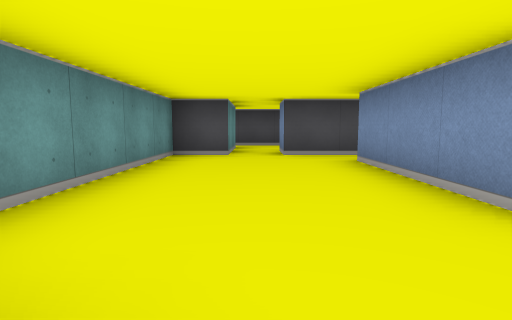
View 1 (above)

17 first-person views from a walk through a cub3D maze. The camera is about half as high as the walls, tilts 6° down and sees 80° across. The floor is counted in squares. Each view is taken from the middle of a square. On the plan, view 1 faces up. The plan holds only what a view shows up to about 9 squares ahead; the rest is blank.

View 2
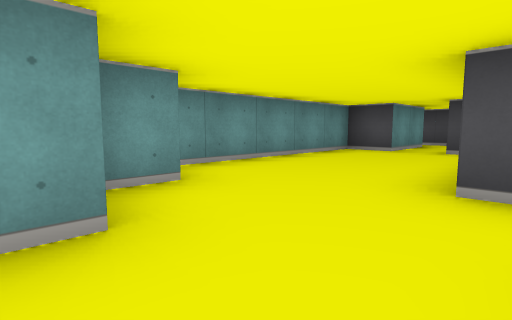

View 3
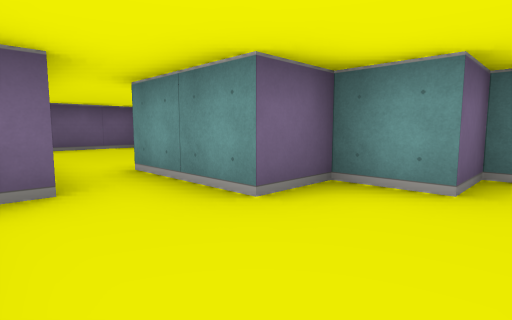

View 4
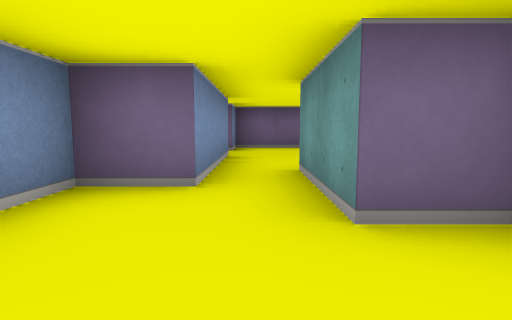

View 5
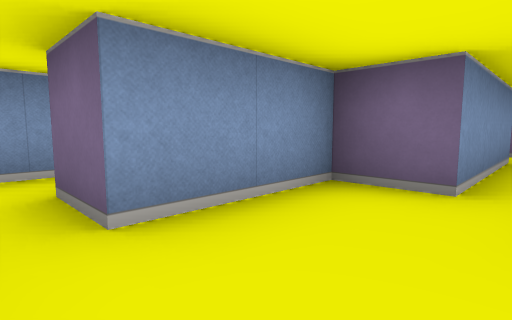

View 6
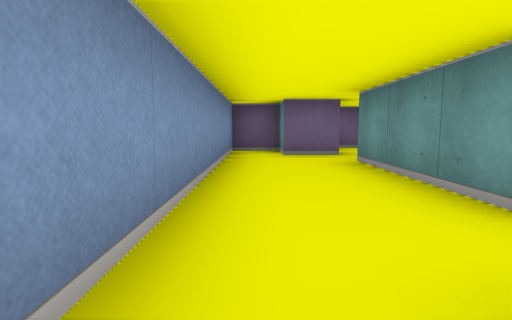

View 7
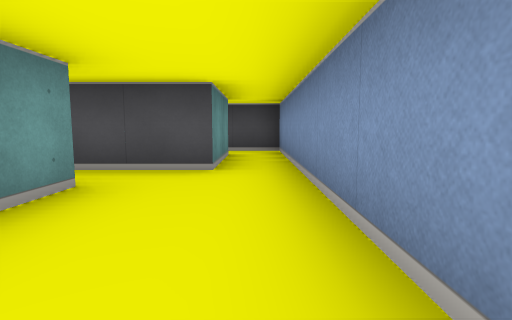

View 8
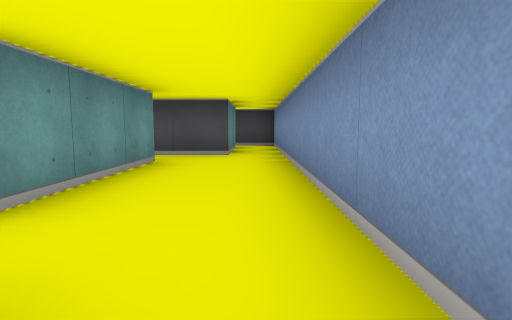

View 9
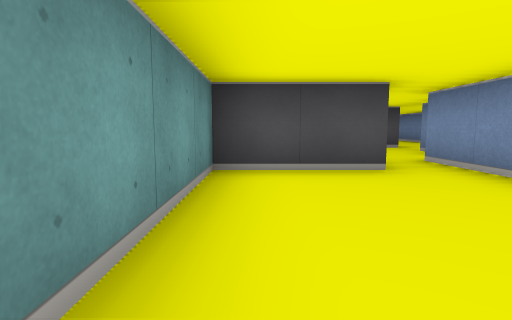

View 10
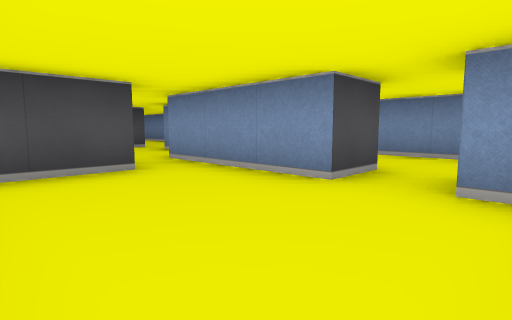

View 11
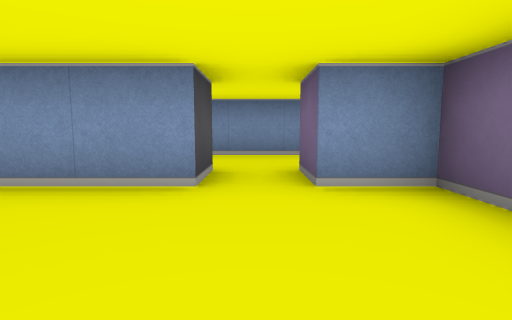

View 12
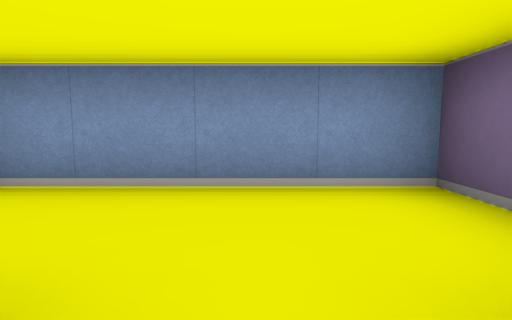

View 13
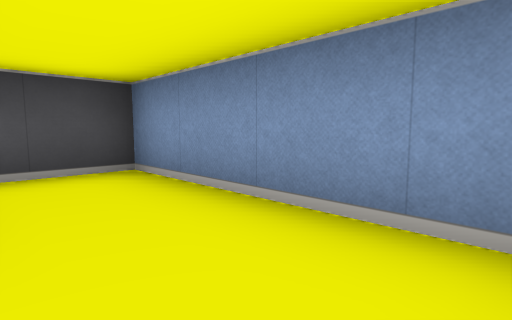

View 14
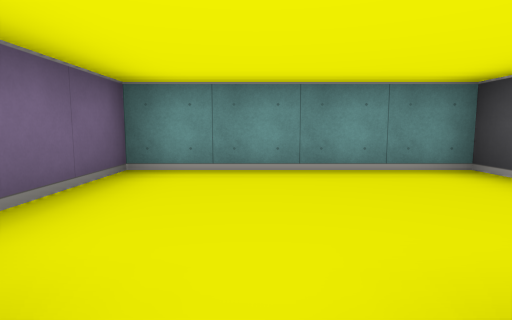

View 15
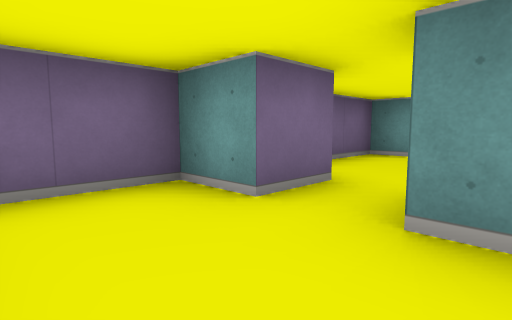

View 16
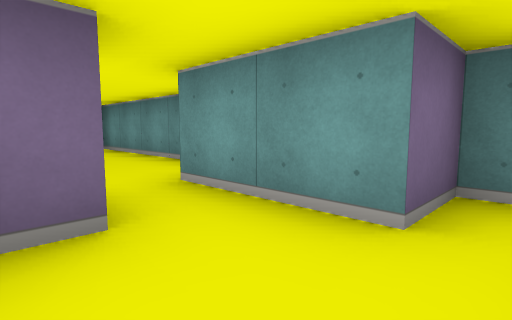

View 17
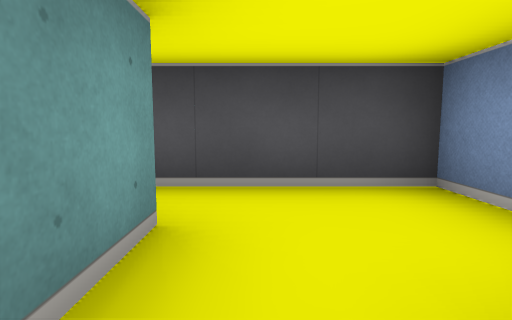

### Floor plan
Points are (right, up) in squares from view 1. A wall is a line through its corners. A room is listed if a view was taken in it or the views show most of it. See-through windows are left out.
Room 1 (views 1, 2, 4, 5)
walls: (1.5, 1.5) (1.5, 4.5); (-0.5, 5.5) (-1.5, 5.5) (-1.5, 0.5) (-0.5, 0.5) (-0.5, -0.5) (0.5, -0.5) (0.5, -2.5); (1.5, 5.5) (0.5, 5.5); (1.5, -2.5) (1.5, -1.5) (2.5, -1.5) (2.5, 0.5)
ways out: opening at (2, 1) to room 2; opening at (2, 5) to room 2; opening at (1, -2) to room 4; opening at (0, 5) to room 6
Room 2 (views 3, 7, 8)
walls: (2.5, 4.5) (2.5, 1.5) (1.5, 1.5); (2.5, 0.5) (3.5, 0.5) (3.5, -0.5) (4.5, -0.5) (4.5, 5.5); (3.5, 5.5) (1.5, 5.5)
ways out: opening at (2, 1) to room 1; opening at (2, 5) to room 1; opening at (4, 6) to room 3
Room 3 (view 6)
walls: (3.5, 7.5) (3.5, 5.5); (4.5, 5.5) (4.5, 8.5) (3.4, 8.5)
ways out: opening at (4, 6) to room 2
Room 4 (views 9, 10, 11)
walls: (0.5, -2.5) (-1.5, -2.5) (-1.5, -6.5) (1.5, -6.5) (1.5, -5.5); (1.5, -4.5) (1.5, -2.5)
ways out: opening at (1, -2) to room 1; opening at (2, -5) to room 5
Room 5 (views 12, 13, 14, 15)
walls: (2.5, -4) (2.5, -4.5) (1.5, -4.5); (1.5, -5.5) (2.5, -5.5) (2.5, -6.5) (4.5, -6.5) (4.5, -2.5) (3.2, -2.5)
ways out: opening at (2, -5) to room 4
Room 6 (views 16, 17)
walls: (0.5, 5.5) (0.5, 6.5) (1, 6.5); (-1.6, 7.5) (-0.5, 7.5) (-0.5, 5.5); (1.5, 7.8) (1.5, 8.5) (-0.9, 8.5)
ways out: opening at (0, 5) to room 1

Where each view was taken, in squares from view 1:
view 1: 0 up, 0 right, facing up
view 2: 1 down, 2 right, facing up-left
view 3: 1 up, 2 right, facing down-left
view 4: 1 up, 1 right, facing down
view 5: 1 up, 1 right, facing down-right
view 6: 6 up, 4 right, facing down
view 7: 2 up, 4 right, facing up
view 8: 0 up, 4 right, facing up
view 9: 6 down, 1 left, facing up
view 10: 6 down, 1 left, facing up-right
view 11: 5 down, 1 left, facing right
view 12: 5 down, 2 right, facing right
view 13: 6 down, 3 right, facing up-right
view 14: 5 down, 2 right, facing left
view 15: 4 down, 4 right, facing down-left
view 16: 8 up, 1 right, facing down-left
view 17: 6 up, 0 right, facing up
